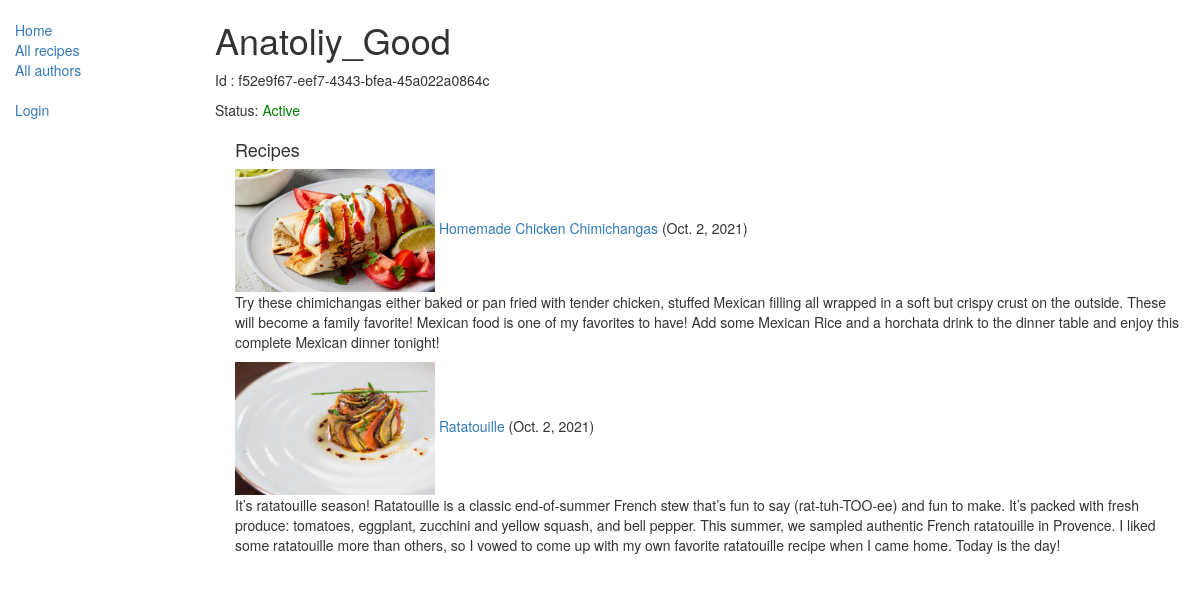
The page /catalog/authors/f52e9f67-eef7-4343-bfea-45a022a0864c on the database its author committed.
### catalog/models.py (models this page shows, shortened)
class Author(models.Model):
    id = models.UUIDField(primary_key=True, default=uuid.uuid4, help_text="Unique ID for each author")
    nickname = models.OneToOneField(User, on_delete=models.CASCADE, null=True)
    USER_STATUS = (
        ('a', 'Active'),
        ('b', 'Blocked'),
    )
    status = models.CharField(max_length=1, choices=USER_STATUS, blank=True, default='a')
    class Meta:
        permissions = (("can_mark_blocked", "Set recipe or author as blocked"),)

class Recipe(models.Model):
    author = models.ForeignKey(Author, on_delete=models.SET_NULL, null=True)
    pub_date = models.DateField(default=datetime.date.today)
    title = models.CharField(max_length=200)
    summary = models.TextField(max_length=500, help_text="Enter a brief description of the dish")
    cooking_steps = models.TextField(max_length=1500, help_text="Enter cooking steps")
    type = models.ManyToManyField(Type, help_text="Select a type of the dish")
    photo = models.ImageField(upload_to='images/')
    hashtag = models.CharField(max_length = 100, help_text="Enter a set of hashtags")
    RECIPE_STATUS = (
        ('a', 'Active'),
        ('b', 'Blocked'),
    )
    status = models.CharField(max_length=1, choices=RECIPE_STATUS, blank=True, default='a', help_text='Recipe availability')
    class Meta:
        ordering = ["-pub_date"]
        permissions = (("can_mark_blocked", "Set recipe or author as blocked"),)
    def get_absolute_url(self):
        return reverse('recipe-detail', args=[str(self.id)])
    def display_type(self):
        return ', '.join([type.name for type in self.type.all()[:3]])
    display_type.short_description = 'Type'

### catalog/views.py (the view)
# urls.py: url(r'^authors/(?P<pk>[-\w]+)$', views.AuthorDetailView.as_view(), name='author-detail'),
class AuthorDetailView(generic.DetailView):
    model = Author
    pagination_by = 10

### catalog/templates/catalog/author_detail.html
{% extends "base_generic.html" %}
{% block content %}
  <h1>{{ author.nickname }}</h1>
  <p>Id : {{ author.id }}</p>
  {% if author.status == 'a' %} <p>Status:<font color = "green"> Active </font> {% if perms.catalog.can_mark_blocked %}- <a href="{% url 'author_update' author.pk %}">Block</a></p>  {% endif %}
  {% else %} <p>Status:<font color = "red"> Blocked </font> {% if perms.catalog.can_mark_blocked %}- <a href="{% url 'author_update' author.pk %}">Activate</a></p>  {% endif %}
  {% endif %}
  <div style="margin-left:20px;margin-top:20px">
    <h4>Recipes</h4>
    {% for recipe in author.recipe_set.all %}
    <img src="{{ recipe.photo.url }}" style="width:200px;"/>
    <a href="{{ recipe.get_absolute_url }}">{{ recipe.title }}</a>  ({{ recipe.pub_date }})
    <p>{{ recipe.summary }}</p>
    {% endfor %}
  </div>
{% endblock %}

### rows shown on the page
Author: nickname "Anatoliy_Good", id "f52e9f67-eef7-4343-bfea-45a022a0864c"
Recipe: photo (picture), title "Homemade Chicken Chimichangas", pub_date "Oct. 2, 2021", summary "Try these chimichangas either baked or pan fried with tender chicken, stuffed Mexican filling all wrapped in a soft but crispy crust on the outside. These will become a family favorite! Mexican food is one of my favorites to have! Add some Mexican Rice and a horchata drink to the dinner table and enjoy this complete Mexican dinner tonight!"
Recipe: photo (picture), title "Ratatouille", pub_date "Oct. 2, 2021", summary "It’s ratatouille season! Ratatouille is a classic end-of-summer French stew that’s fun to say (rat-tuh-TOO-ee) and fun to make. It’s packed with fresh produce: tomatoes, eggplant, zucchini and yellow squash, and bell pepper. This summer, we sampled authentic French ratatouille in Provence. I liked some ratatouille more than others, so I vowed to come up with my own favorite ratatouille recipe when I came home. Today is the day!"
